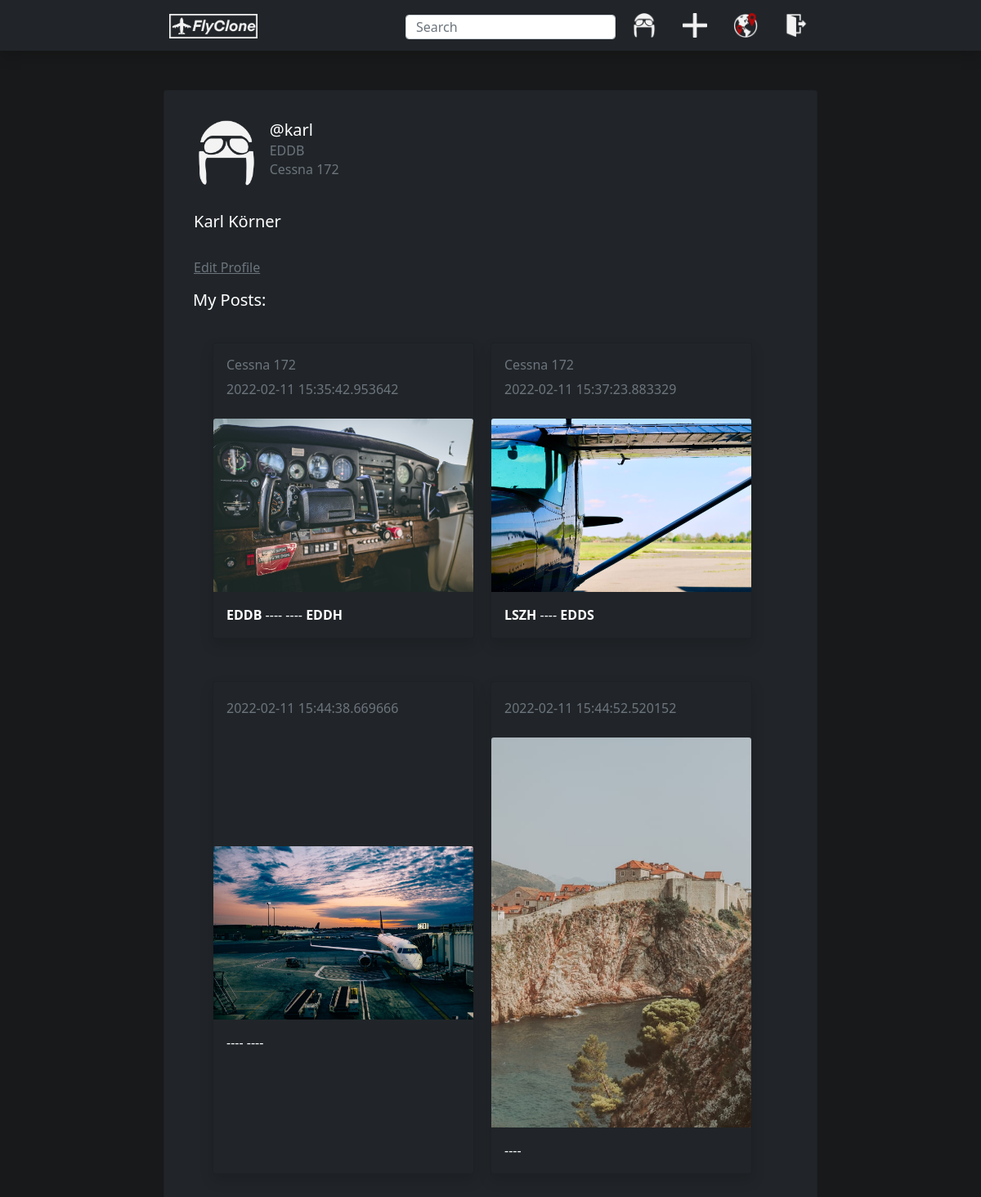
The app's page /profile (signed in) with its own data.
### app/models.py (models this page shows, shortened)
class User(db.Model, UserMixin):
    __tablename__ = 'user'
    id = db.Column(db.Integer, primary_key=True)
    username = db.Column(db.String(20), unique=True, nullable=False)
    email = db.Column(db.String(120), unique=True, nullable=False)
    password = db.Column(db.String(120), nullable=False)
    name = db.Column(db.String(120), nullable=False)
    aircraft_type = db.Column(db.String(120), nullable=False)
    home_airport = db.Column(db.String(8), nullable=False)
    destinations = db.Column(db.String(), default=f'{home_airport};')
    image_file = db.Column(db.String(20), nullable=False, default='profile.PNG')
    biography = db.Column(db.String(1500))
    route_posts = db.relationship('Post', backref='author', lazy=True, uselist=True)
    comments = db.relationship('Comment', backref='author', lazy=True, uselist=True)

class Post(db.Model):
    __tablename__ = 'post'
    id = db.Column(db.Integer, primary_key=True)
    image = db.Column(db.String(20))
    description = db.Column(db.String(1000))
    date_posted = db.Column(db.DateTime, nullable=False, default=datetime.utcnow)
    departure = db.Column(db.String(8))
    waypoints = db.Column(db.String(1000))
    destination = db.Column(db.String(8))
    plane = db.Column(db.String(120))
    departure_date = db.Column(db.String(120))
    landing_date = db.Column(db.String(120))
    number_of_likes = db.Column(db.Integer, nullable=False, default=0)
    user_id = db.Column(db.Integer, db.ForeignKey('user.id'), nullable=False)
    comments = db.relationship('Comment', backref='post', lazy=True, uselist=True)

### app/routes.py (the view)
@app.route('/profile', methods=['GET', 'POST'])
@login_required
def profile():
    image_file = url_for('static', filename='profile_pictures/' + current_user.image_file)
    path = os.path.dirname(__file__)
    full_image_path = f'{path}/static/profile_pictures/{current_user.image_file}'
    picture_x = get_picture_x(full_image_path)
    posts = current_user.route_posts
    return render_template('profile.html', image_file=image_file, picture_x=picture_x,
                           posts=posts)

### app/models.py (called while the page is built)
@login_manager.user_loader
def load_user(user_id):
    return User.query.get(int(user_id))

### app/routes.py (called while the page is built)
def get_picture_x(pic):
    img = Image.open(pic)
    width, height = img.size
    new_width = width // (height//80)
    return (new_width - 100)

### app/templates/profile.html (shortened to what this page needs)
{% extends 'home-index.html' %}
{% block content1 %}
<br><br>
<div class='container d-flex justify-content-center'>
  <div class='card bg-dark text-white' style='width: 50rem'>
    <div class="card-body">
      <div class="row">
        <div class='col-6 col-md-2'>
          <img height="80" src='{{ image_file }}'  alt="" style="margin-left: 20px; margin-top: 20px; margin-right: 20px;">
        </div>
        <div class='col-md-8'>
          <div style="margin-left: {{ picture_x }}px; margin-top: 20px;">
            <h5 class='card-title'> @{{current_user.username}} </h5>
            <h6 class='card-subtitle mb-2 text-muted'>{{current_user.home_airport}}</h6>
            <h6 class='card-subtitle mb-2 text-muted'>{{current_user.aircraft_type}}</h6>
          </div>
        </div>
      </div>
    </div>
      <div class="card-body" style="margin-left: 20px">
        <h5>{{current_user.name}}</h5>
        <br>
        <a class='text-muted card-text' href='{{url_for('edit_profile')}}' style="margin-bottom: 30px">Edit Profile</a>
      </div>
      <div class=''>
        <h5 style="margin-left: 35px;">My Posts:</h5>
      </div>
      <div class="card-body">
      {% for n in range(0,posts| length,2) %}
      <div class="card-body">
      <div class="card-columns mx-auto d-flex justify-content-center col-12">
          {% with post = posts[n] %}
            <div class="card bg-dark text-white shadow col-4" style='width: 20rem; margin-bottom: 20px; margin-right:20px;'>
              <div class="card-body">
                <div style="margin-top: 5px;">
                  <h6 class='card-subtitle mb-2 text-muted'>{{post.plane}}</h6>
                  <p class='card-text mb-2 text-muted'>{{post.date_posted}}</h6>
                </div>
              </div>
              {% if post.image %}
                {% with pic='/static/post_pictures/' + post.image %}
                  <img class="card-img-top" src={{pic}}>
                {% endwith %}
              {% endif %}
              <div class="card-body">
                {% with points=post.waypoints.split(';') %}
                <div class='justify-content-center'>
                  <b>{{post.departure}}</b>
                  {% for point in points%}
                    ---- {{point}}
                  {% endfor %}
                 ---- <b>{{post.destination}}</b>
                </div>
                {% endwith %}
              </div>
            </div>
          {% endwith %}
          {% with post = posts[n+1] %}
          <div class="card bg-dark text-white shadow col-4" style='width: 20rem; margin-bottom: 20px; margin-right:20px;'>
            <div class="card-body">
              <div style="margin-top: 5px;">
                <h6 class='card-subtitle mb-2 text-muted'>{{post.plane}}</h6>
                <p class='card-text mb-2 text-muted'>{{post.date_posted}}</h6>
              </div>
            </div>
            {% if post.image %}
              {% with pic='/static/post_pictures/' + post.image %}
                <img class="card-img-top" src={{pic}}>
              {% endwith %}
            {% endif %}
            <div class="card-body">
              {% with points=post.waypoints.split(';') %}
              <div class='justify-content-center'>
                <b>{{post.departure}}</b>
                {% for point in points %}
                ----{{point}}
                {% endfor %}
                <b>{{post.destination}}</b>
              </div>
              {% endwith %}
            </div>
          </div>
          {% endwith %}
        </div>
      </div>
      {% endfor %}
      </div>
    </div>
    </div>
{% endblock%}

### app/templates/home-index.html (shortened to what this page needs)
<!DOCTYPE html>
<html lang="en" dir="ltr">
  <head>
    <link rel="stylesheet" type="text/css" href="{{ url_for('static',filename='styles.css') }}">
    <link href="https://cdn.jsdelivr.net/npm/bootstrap@5.1.3/dist/css/bootstrap.min.css" rel="stylesheet">
  </head>
  <body class="bodyclass">
    <nav class="navbar navbar-expand-sm navbar-dark sticky-top bg-dark shadow">
      <div class="container d-flex justify-content-evenly">
        <a class="navbar-brand px-3" href="{{url_for('home')}}"><img height="30" src="/static/title.PNG"  alt="FitClone"></a>
        <div class="d-flex justify-content-center">
          <form class="d-flex">
            <input class="form-control" type="search" placeholder="Search" style="height: 30px; margin-top:4%" >
          </form>
          <ul class="nav px-1">
            <li class="nav-item">
              <a class="nav-link active" aria-current="page" href="{{url_for('profile')}}"><img width="30" src="/static/profile.PNG"  alt="Profil"></a>
            </li>
            <li class="nav-item">
              <a class="nav-link" href="{{url_for('add_route')}}"><img width="30" src="/static/plus.PNG"  alt="Neuer Beitrag"></a>
            </li>
            <li class="nav-item">
              <a class="nav-link" href="{{url_for('add_route')}}"><img width="30" src="/static/route.PNG"  alt="Neues Workout"></a>
            </li>
            <li class="nav-item">
              <a class="nav-link" href="{{url_for('logout')}}"><img width="30" src="/static/logout.PNG"  alt="Logout"></a>
            </li>
          </ul>
        </div>
      </div>
    </nav>
    {% block content1 %}
    {% endblock %}
  </body>
</html>

### app/static/styles.css (style rules this page uses)
.bodyclass { background-color: #18191A; color: white; }

### records on screen
User: username "karl", home_airport "EDDB", aircraft_type "Cessna 172", name "Karl Körner"
Post: plane "Cessna 172", date_posted "2022-02-11 15:35:42.953642", departure "EDDB", destination "EDDH"
Post: plane "Cessna 172", date_posted "2022-02-11 15:37:23.883329", departure "LSZH", destination "EDDS"
Post: date_posted "2022-02-11 15:44:38.669666"
Post: date_posted "2022-02-11 15:44:52.520152"
